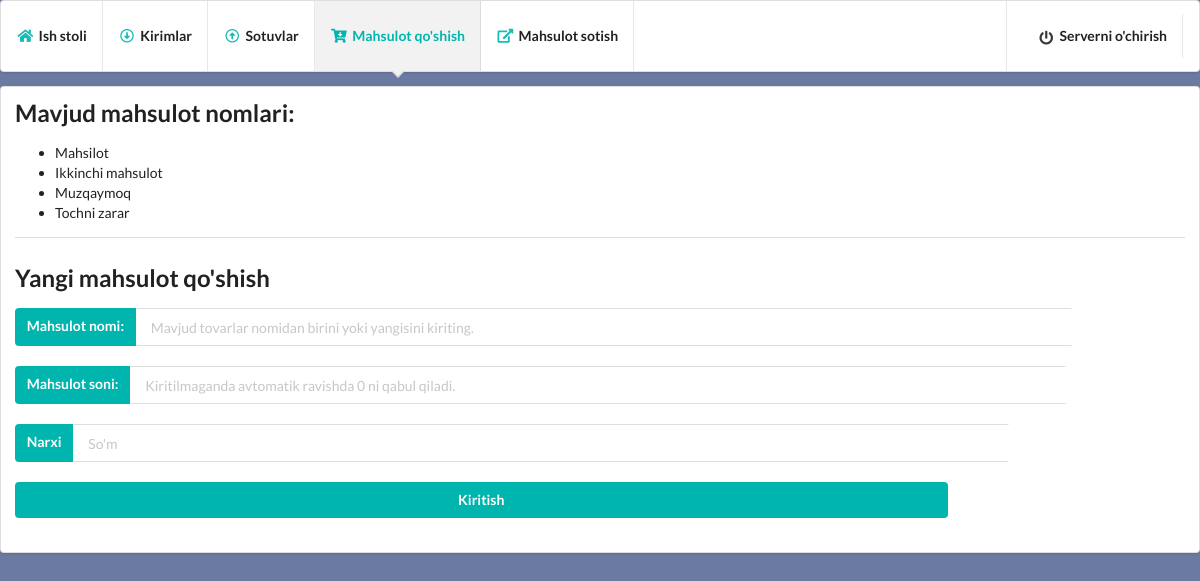
Screenshot of /add_item with the database file from the repository.
### modules.py (models this page shows, shortened)
class inheritedClassName(db.Model):
    __abstract__ = True

@dataclass
class Items(inheritedClassName):
    id: int
    name: String
    count: int
    in_time: DateTime
    in_price: Integer
    __tablename__ = "items"
    id = Column(Integer, primary_key=True)
    name = Column(String, nullable=False)
    count = Column(Integer, default=0)
    in_time = Column(DateTime)
    in_price = Column(Integer)

### main.py (the view, shortened to what this page needs)
@app.route('/add_item', methods=['GET', 'POST'])
def add_item():
    items = Items.query.all()
    names = []
    for item in items:
        if item.name not in names:
            names.append(item.name)
    return render_template('add.html', names=names)

### templates/add.html (shortened to what this page needs)
<!DOCTYPE html>
<html lang="en">
<head>
    <link rel="stylesheet" href="{{ url_for('static', filename='semantic-ui/semantic.min.css') }}">
</head>
<body style="background-color: #6B7AA1;">
    <div class="ui pointing menu teal">
      <a href="/dashboard" class="item">
          <i class="home icon teal"></i>
          <b>Ish stoli</b>
      </a>
      <a href="/imports/1" class="item">
          <i class="arrow alternate circle down outline icon teal"></i>
          <b>Kirimlar</b>
      </a>
      <a href="/sales/1" class="item">
          <i class="arrow alternate circle up outline icon teal"></i>
          <b>Sotuvlar</b>
      </a>
      <a href="/add_item" class="active item">
          <i class="cart arrow down icon teal"></i>
          <b>Mahsulot qo'shish</b>
      </a>
      <a href="/items" class="item">
          <i class="external alternate icon teal"></i>
          <b>Mahsulot sotish</b>
      </a>
      <div class="right menu">
        <div class="item">
            <a href="/stop" class="item">
                <i class="power off icon"></i>
                <b>Serverni o'chirish</b>
            </a>
        </div>
      </div>
    </div>
    <div class="ui segment">
      <h2 class="ui header">Mavjud mahsulot nomlari:</h2>
      <ul>
          {% for name in names %}
          <li>{{ name }}</li>
          {% endfor %}
      </ul>
      <div class="ui inverted divider"></div>
      <h2>Yangi mahsulot qo'shish</h2>
      <form class="ui form" action="/add_item" method="post">
              <div style="display: flex; flex-direction: column; width: 80%;" class="container">
                  <div class="ui right labeled input">
                  <label class="ui label teal">Mahsulot nomi:</label>
                  <input type="text" name="name" placeholder="Mavjud tovarlar nomidan birini yoki yangisini kiriting.">
                  </div>
                  <br>
                  <div class="ui right labeled input">
                  <label class="ui label teal">Mahsulot soni:</label>
                  <input type="number" name="count" placeholder="Kiritilmaganda avtomatik ravishda 0 ni qabul qiladi.">
                  </div>
                  <br>
                  <div class="ui right labeled input">
                      <label for="amount" class="ui label teal">Narxi</label>
                      <input type="number" placeholder="So'm" name="in_price">
                  </div>
                  <br>
                  <button class="ui teal submit button" type="submit">Kiritish</button>
                  <br>
              </div>
      </form>
    </div>
</body>
</html>

### rows the page displays
Items: name "Mahsilot"
Items: name "Ikkinchi mahsulot"
Items: name "Muzqaymoq"
Items: name "Tochni zarar"
